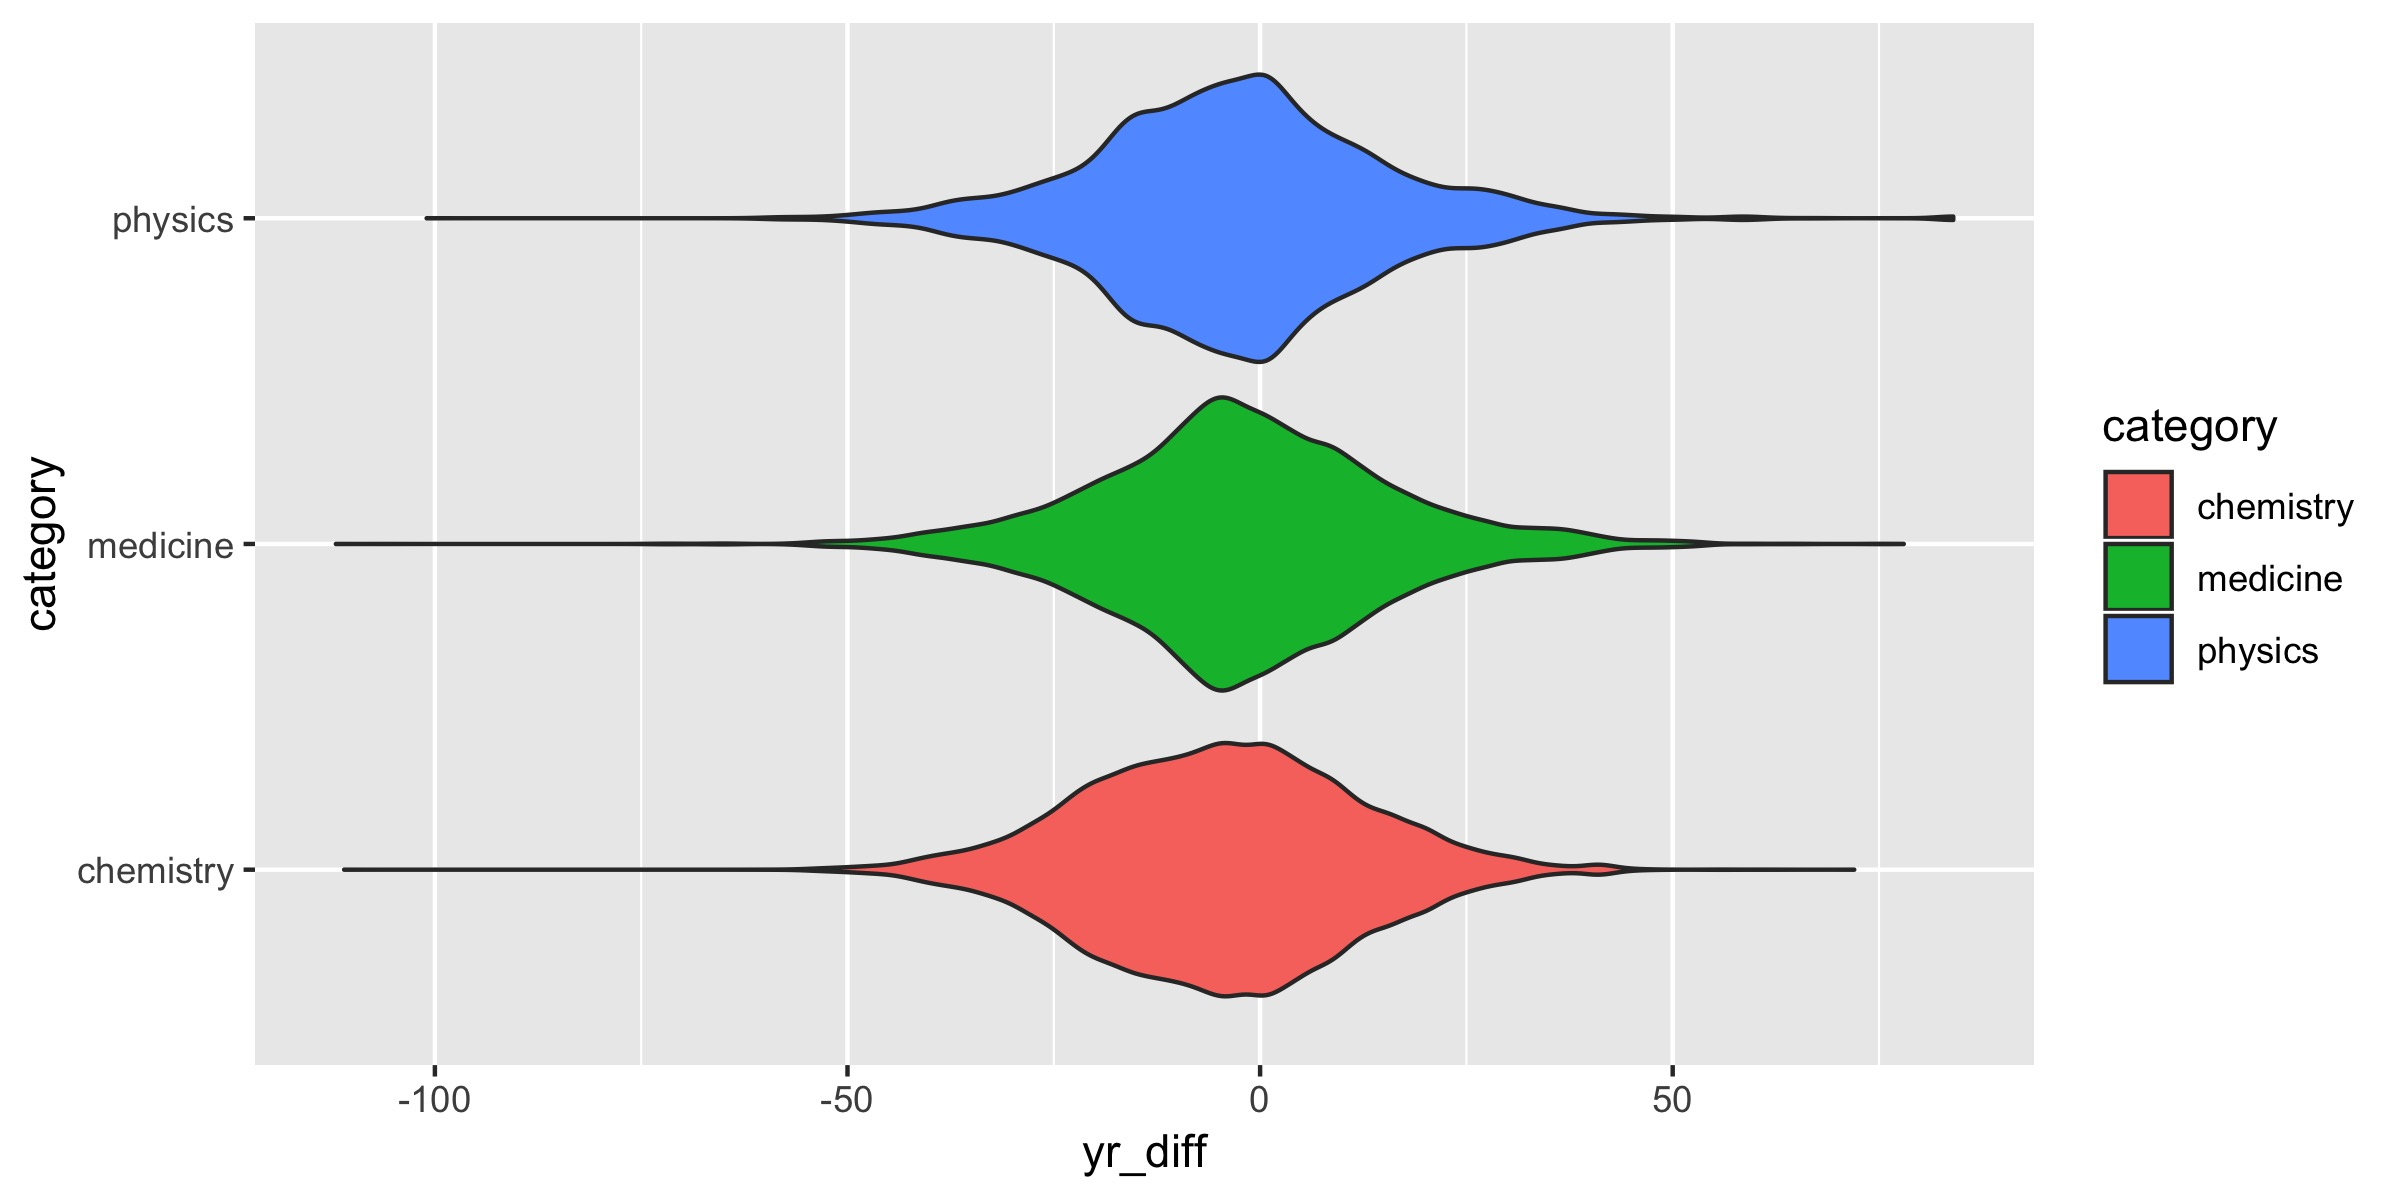

Source code (R):
#### 14 May 2019 ####

library(tidyverse)

# download this week's data
nobel_winners <- readr::read_csv("https://raw.githubusercontent.com/rfordatascience/tidytuesday/master/data/2019/2019-05-14/nobel_winners.csv")
nobel_winner_all_pubs <- readr::read_csv("https://raw.githubusercontent.com/rfordatascience/tidytuesday/master/data/2019/2019-05-14/nobel_winner_all_pubs.csv")

# create before or after 
names(nobel_winner_all_pubs)
nobel_pubs <- nobel_winner_all_pubs %>%
  mutate(yr_diff = pub_year - prize_year) %>%
  na.omit(yr_diff)

# look at weirdos
weirdos <- nobel_pubs %>%
  filter(yr_diff < -50 | yr_diff > 50)

#### Data Viz ####

# horizontal violin plot
ggplot(nobel_pubs) +
  geom_violin(aes(x=category, 
                  y=yr_diff, fill=category)) +
  coord_flip()
ggsave("figures/2019-05-14.jpg", width = 8, height = 4)
